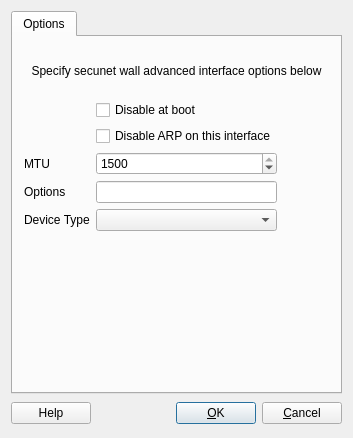
<?xml version="1.0" encoding="UTF-8"?>
<ui version="4.0">
 <class>secuwallIfaceOptsDialog_q</class>
 <widget class="QDialog" name="secuwallIfaceOptsDialog_q">
  <property name="geometry">
   <rect>
    <x>0</x>
    <y>0</y>
    <width>353</width>
    <height>438</height>
   </rect>
  </property>
  <property name="windowTitle">
   <string>secunet wall: interface settings</string>
  </property>
  <layout class="QGridLayout">
   <item row="1" column="0">
    <layout class="QHBoxLayout">
     <item>
      <widget class="QPushButton" name="buttonHelp">
       <property name="text">
        <string>Help</string>
       </property>
      </widget>
     </item>
     <item>
      <spacer>
       <property name="orientation">
        <enum>Qt::Orientation::Horizontal</enum>
       </property>
       <property name="sizeType">
        <enum>QSizePolicy::Policy::Expanding</enum>
       </property>
       <property name="sizeHint" stdset="0">
        <size>
         <width>151</width>
         <height>27</height>
        </size>
       </property>
      </spacer>
     </item>
     <item>
      <widget class="QPushButton" name="buttonOk">
       <property name="text">
        <string>&amp;OK</string>
       </property>
       <property name="shortcut">
        <string/>
       </property>
       <property name="autoDefault">
        <bool>true</bool>
       </property>
       <property name="default">
        <bool>true</bool>
       </property>
      </widget>
     </item>
     <item>
      <widget class="QPushButton" name="buttonCancel">
       <property name="text">
        <string>&amp;Cancel</string>
       </property>
       <property name="shortcut">
        <string/>
       </property>
       <property name="autoDefault">
        <bool>true</bool>
       </property>
      </widget>
     </item>
    </layout>
   </item>
   <item row="0" column="0">
    <widget class="QTabWidget" name="tabWidget">
     <property name="tabShape">
      <enum>QTabWidget::TabShape::Rounded</enum>
     </property>
     <property name="currentIndex">
      <number>0</number>
     </property>
     <widget class="QWidget" name="tab">
      <attribute name="icon">
       <iconset>
        <normaloff>:/Icons/Options</normaloff>:/Icons/Options</iconset>
      </attribute>
      <attribute name="title">
       <string>Options</string>
      </attribute>
      <layout class="QGridLayout" name="gridLayout_2">
       <item row="0" column="0">
        <spacer>
         <property name="orientation">
          <enum>Qt::Orientation::Vertical</enum>
         </property>
         <property name="sizeType">
          <enum>QSizePolicy::Policy::Fixed</enum>
         </property>
         <property name="sizeHint" stdset="0">
          <size>
           <width>20</width>
           <height>16</height>
          </size>
         </property>
        </spacer>
       </item>
       <item row="1" column="0" colspan="3">
        <widget class="QLabel" name="network_tab_txt2_3">
         <property name="text">
          <string>Specify secunet wall advanced interface options below</string>
         </property>
         <property name="alignment">
          <set>Qt::AlignmentFlag::AlignCenter</set>
         </property>
         <property name="wordWrap">
          <bool>true</bool>
         </property>
        </widget>
       </item>
       <item row="2" column="0">
        <spacer>
         <property name="orientation">
          <enum>Qt::Orientation::Vertical</enum>
         </property>
         <property name="sizeType">
          <enum>QSizePolicy::Policy::Fixed</enum>
         </property>
         <property name="sizeHint" stdset="0">
          <size>
           <width>20</width>
           <height>16</height>
          </size>
         </property>
        </spacer>
       </item>
       <item row="5" column="0">
        <widget class="QLabel" name="label">
         <property name="layoutDirection">
          <enum>Qt::LayoutDirection::RightToLeft</enum>
         </property>
         <property name="text">
          <string>MTU</string>
         </property>
        </widget>
       </item>
       <item row="5" column="1">
        <widget class="QSpinBox" name="iface_mtu">
         <property name="minimum">
          <number>1</number>
         </property>
         <property name="maximum">
          <number>1500</number>
         </property>
         <property name="value">
          <number>1500</number>
         </property>
        </widget>
       </item>
       <item row="6" column="0">
        <widget class="QLabel" name="label_2">
         <property name="layoutDirection">
          <enum>Qt::LayoutDirection::RightToLeft</enum>
         </property>
         <property name="text">
          <string>Options</string>
         </property>
        </widget>
       </item>
       <item row="6" column="1">
        <widget class="QLineEdit" name="iface_options"/>
       </item>
       <item row="9" column="0">
        <widget class="QLabel" name="iface_type_label">
         <property name="layoutDirection">
          <enum>Qt::LayoutDirection::RightToLeft</enum>
         </property>
         <property name="text">
          <string>Device Type</string>
         </property>
        </widget>
       </item>
       <item row="9" column="1">
        <widget class="QComboBox" name="iface_type"/>
       </item>
       <item row="9" column="2">
        <spacer name="horizontalSpacer_3">
         <property name="orientation">
          <enum>Qt::Orientation::Horizontal</enum>
         </property>
         <property name="sizeHint" stdset="0">
          <size>
           <width>40</width>
           <height>20</height>
          </size>
         </property>
        </spacer>
       </item>
       <item row="10" column="1">
        <spacer>
         <property name="orientation">
          <enum>Qt::Orientation::Vertical</enum>
         </property>
         <property name="sizeType">
          <enum>QSizePolicy::Policy::Minimum</enum>
         </property>
         <property name="sizeHint" stdset="0">
          <size>
           <width>20</width>
           <height>20</height>
          </size>
         </property>
        </spacer>
       </item>
       <item row="11" column="0">
        <spacer>
         <property name="orientation">
          <enum>Qt::Orientation::Horizontal</enum>
         </property>
         <property name="sizeHint" stdset="0">
          <size>
           <width>40</width>
           <height>20</height>
          </size>
         </property>
        </spacer>
       </item>
       <item row="11" column="1" rowspan="2">
        <widget class="QStackedWidget" name="options_stack">
         <property name="sizePolicy">
          <sizepolicy hsizetype="Preferred" vsizetype="Expanding">
           <horstretch>0</horstretch>
           <verstretch>0</verstretch>
          </sizepolicy>
         </property>
         <property name="currentIndex">
          <number>0</number>
         </property>
         <widget class="QWidget" name="page_0"/>
         <widget class="QWidget" name="page_1">
          <layout class="QGridLayout" name="gridLayout_1">
           <item row="0" column="0">
            <widget class="QLabel" name="vlan_label">
             <property name="enabled">
              <bool>true</bool>
             </property>
             <property name="layoutDirection">
              <enum>Qt::LayoutDirection::RightToLeft</enum>
             </property>
             <property name="text">
              <string>VLAN ID</string>
             </property>
            </widget>
           </item>
           <item row="0" column="1">
            <widget class="QSpinBox" name="vlan_id">
             <property name="maximum">
              <number>4095</number>
             </property>
            </widget>
           </item>
           <item row="0" column="2">
            <spacer name="horizontalSpacer">
             <property name="orientation">
              <enum>Qt::Orientation::Horizontal</enum>
             </property>
             <property name="sizeHint" stdset="0">
              <size>
               <width>140</width>
               <height>20</height>
              </size>
             </property>
            </spacer>
           </item>
          </layout>
         </widget>
        </widget>
       </item>
       <item row="12" column="2">
        <spacer name="horizontalSpacer1">
         <property name="orientation">
          <enum>Qt::Orientation::Horizontal</enum>
         </property>
         <property name="sizeHint" stdset="0">
          <size>
           <width>141</width>
           <height>20</height>
          </size>
         </property>
        </spacer>
       </item>
       <item row="5" column="2">
        <spacer name="horizontalSpacer_2">
         <property name="orientation">
          <enum>Qt::Orientation::Horizontal</enum>
         </property>
         <property name="sizeHint" stdset="0">
          <size>
           <width>40</width>
           <height>20</height>
          </size>
         </property>
        </spacer>
       </item>
       <item row="6" column="2">
        <spacer name="horizontalSpacer_4">
         <property name="orientation">
          <enum>Qt::Orientation::Horizontal</enum>
         </property>
         <property name="sizeHint" stdset="0">
          <size>
           <width>40</width>
           <height>20</height>
          </size>
         </property>
        </spacer>
       </item>
       <item row="3" column="1">
        <widget class="QCheckBox" name="iface_disableboot">
         <property name="text">
          <string>Disable at boot</string>
         </property>
        </widget>
       </item>
       <item row="4" column="1">
        <widget class="QCheckBox" name="iface_disablearp">
         <property name="text">
          <string>Disable ARP on this interface</string>
         </property>
        </widget>
       </item>
       <item row="13" column="1">
        <spacer name="verticalSpacer">
         <property name="orientation">
          <enum>Qt::Orientation::Vertical</enum>
         </property>
         <property name="sizeHint" stdset="0">
          <size>
           <width>20</width>
           <height>40</height>
          </size>
         </property>
        </spacer>
       </item>
      </layout>
     </widget>
    </widget>
   </item>
  </layout>
 </widget>
 <layoutdefault spacing="6" margin="11"/>
 <tabstops>
  <tabstop>buttonOk</tabstop>
  <tabstop>buttonCancel</tabstop>
  <tabstop>tabWidget</tabstop>
 </tabstops>
 <resources>
  <include location="MainRes.qrc"/>
 </resources>
 <connections>
  <connection>
   <sender>buttonOk</sender>
   <signal>clicked()</signal>
   <receiver>secuwallIfaceOptsDialog_q</receiver>
   <slot>accept()</slot>
   <hints>
    <hint type="sourcelabel">
     <x>316</x>
     <y>472</y>
    </hint>
    <hint type="destinationlabel">
     <x>20</x>
     <y>20</y>
    </hint>
   </hints>
  </connection>
  <connection>
   <sender>buttonCancel</sender>
   <signal>clicked()</signal>
   <receiver>secuwallIfaceOptsDialog_q</receiver>
   <slot>reject()</slot>
   <hints>
    <hint type="sourcelabel">
     <x>397</x>
     <y>472</y>
    </hint>
    <hint type="destinationlabel">
     <x>20</x>
     <y>20</y>
    </hint>
   </hints>
  </connection>
  <connection>
   <sender>buttonHelp</sender>
   <signal>clicked()</signal>
   <receiver>secuwallIfaceOptsDialog_q</receiver>
   <slot>help()</slot>
   <hints>
    <hint type="sourcelabel">
     <x>68</x>
     <y>464</y>
    </hint>
    <hint type="destinationlabel">
     <x>231</x>
     <y>245</y>
    </hint>
   </hints>
  </connection>
  <connection>
   <sender>iface_type</sender>
   <signal>currentIndexChanged(QString)</signal>
   <receiver>secuwallIfaceOptsDialog_q</receiver>
   <slot>typeChanged(QString)</slot>
   <hints>
    <hint type="sourcelabel">
     <x>287</x>
     <y>196</y>
    </hint>
    <hint type="destinationlabel">
     <x>286</x>
     <y>261</y>
    </hint>
   </hints>
  </connection>
 </connections>
 <slots>
  <slot>help()</slot>
  <slot>typeChanged(QString)</slot>
 </slots>
</ui>
